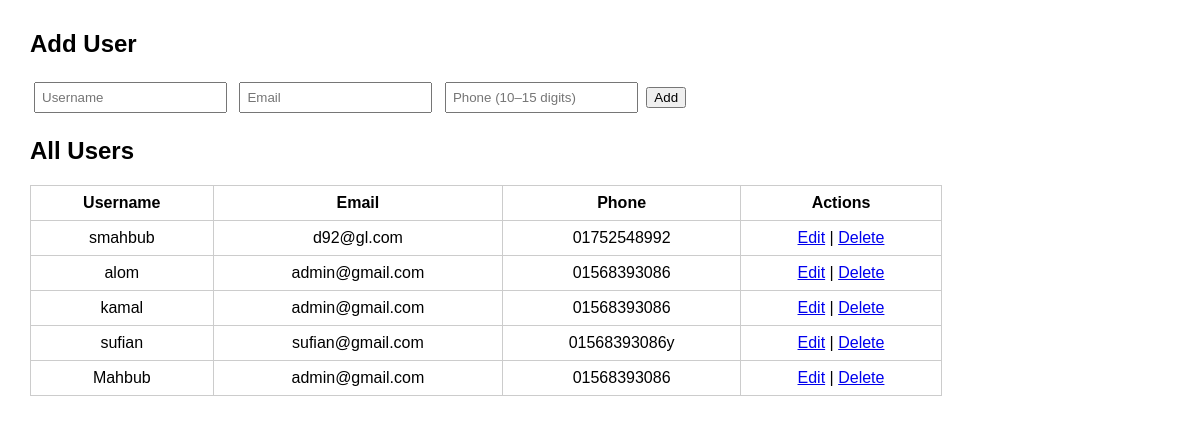
Screenshot of /crud.php with the database file from the repository.
### tables this page shows
CREATE TABLE `sufian` (
  `id` int(11) NOT NULL,
  `userName` varchar(100) NOT NULL,
  `email` varchar(100) NOT NULL,
  `phone` varchar(20) NOT NULL
);

### crud.php (the view, shortened to what this page needs)
<?php
$conn = new mysqli("localhost", "root", "", "crud_db");
$editData = ['id' => '', 'userName' => '', 'email' => '', 'phone' => ''];
?>
<!DOCTYPE html>
<html>
<head>
</head>
<body>
<h2><?= $editData['id'] ? 'Edit' : 'Add' ?> User</h2>
<form method="post">
    <input type="text" name="userName" placeholder="Username" value="<?= htmlspecialchars($editData['userName']) ?>" required>
    <input type="text" name="email" placeholder="Email" value="<?= htmlspecialchars($editData['email']) ?>" required>
    <input type="text" name="phone" placeholder="Phone (10–15 digits)" value="<?= htmlspecialchars($editData['phone']) ?>" required>
    <button type="submit"><?= $editData['id'] ? 'Update' : 'Add' ?></button>
</form>
<h2>All Users</h2>
<table>
    <tr>
       <th>Username</th><th>Email</th><th>Phone</th><th>Actions</th>
    </tr>
    <?php
    $result = $conn->query("SELECT * FROM sufian ORDER BY id DESC");
    while ($row = $result->fetch_assoc()):
    ?>
    <tr>
        <td><?= htmlspecialchars($row['userName']) ?></td>
        <td><?= htmlspecialchars($row['email']) ?></td>
        <td><?= htmlspecialchars($row['phone']) ?></td>
        <td>
            <a href="?edit=<?= $row['id'] ?>">Edit</a> |
            <a href="?delete=<?= $row['id'] ?>" onclick="return confirm('Are you sure?')">Delete</a>
        </td>
    </tr>
    <?php endwhile; ?>
</table>
</body>
</html>

### crud.php (style rules this page uses)
body { font-family: Arial; margin: 30px; }
form { margin-bottom: 20px; }
input { padding: 6px; margin: 4px; }
table { border-collapse: collapse; width: 80%; }
th, td { padding: 8px; border: 1px solid #ccc; text-align: center; }

### rows the page displays
sufian: userName "smahbub", email "d92@gl.com", phone "01752548992"
sufian: userName "alom", email "admin@gmail.com", phone "01568393086"
sufian: userName "kamal", email "admin@gmail.com", phone "01568393086"
sufian: userName "sufian", email "sufian@gmail.com", phone "01568393086y"
sufian: userName "Mahbub", email "admin@gmail.com", phone "01568393086"
